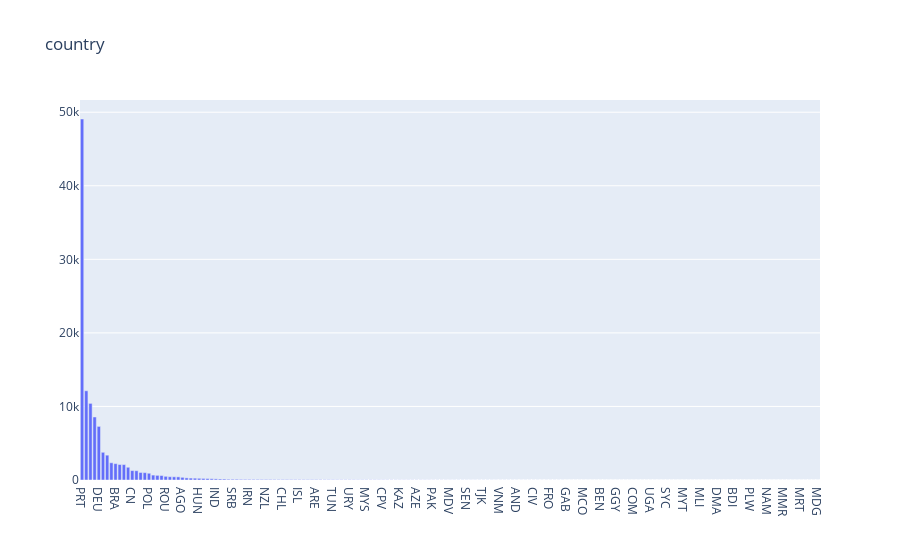

The notebook cell saved with this chart:
### Code cell
#宿泊客がどこの国だったかの可視化
trace=go.Bar(
                        x=df['country'].value_counts().index,
                        y=df['country'].value_counts(),
                        name='Country')
layout=go.Layout(title='country',
                                legend=dict(orientation='h'))

data=[trace]
fig=go.Figure(data,layout)
iplot(fig)

### Figure 1 — Plotly figure (JSON) as saved in the notebook; plotly's stock layout.template omitted (floating-point values rounded to 4 significant figures; data arrays with more than 128 entries replaced by an {"elided": "..."} marker saying what was removed)
{"data": [{"name": "Country", "type": "bar", "x": {"elided": "177 str values"}, "y": {"elided": "177 int values"}}], "layout": {"autosize": true, "legend": {"orientation": "h"}, "title": {"text": "country"}, "xaxis": {"autorange": true, "range": [-0.5, 176.5], "type": "category"}, "yaxis": {"autorange": true, "range": [0, 51660.0], "type": "linear"}}}
